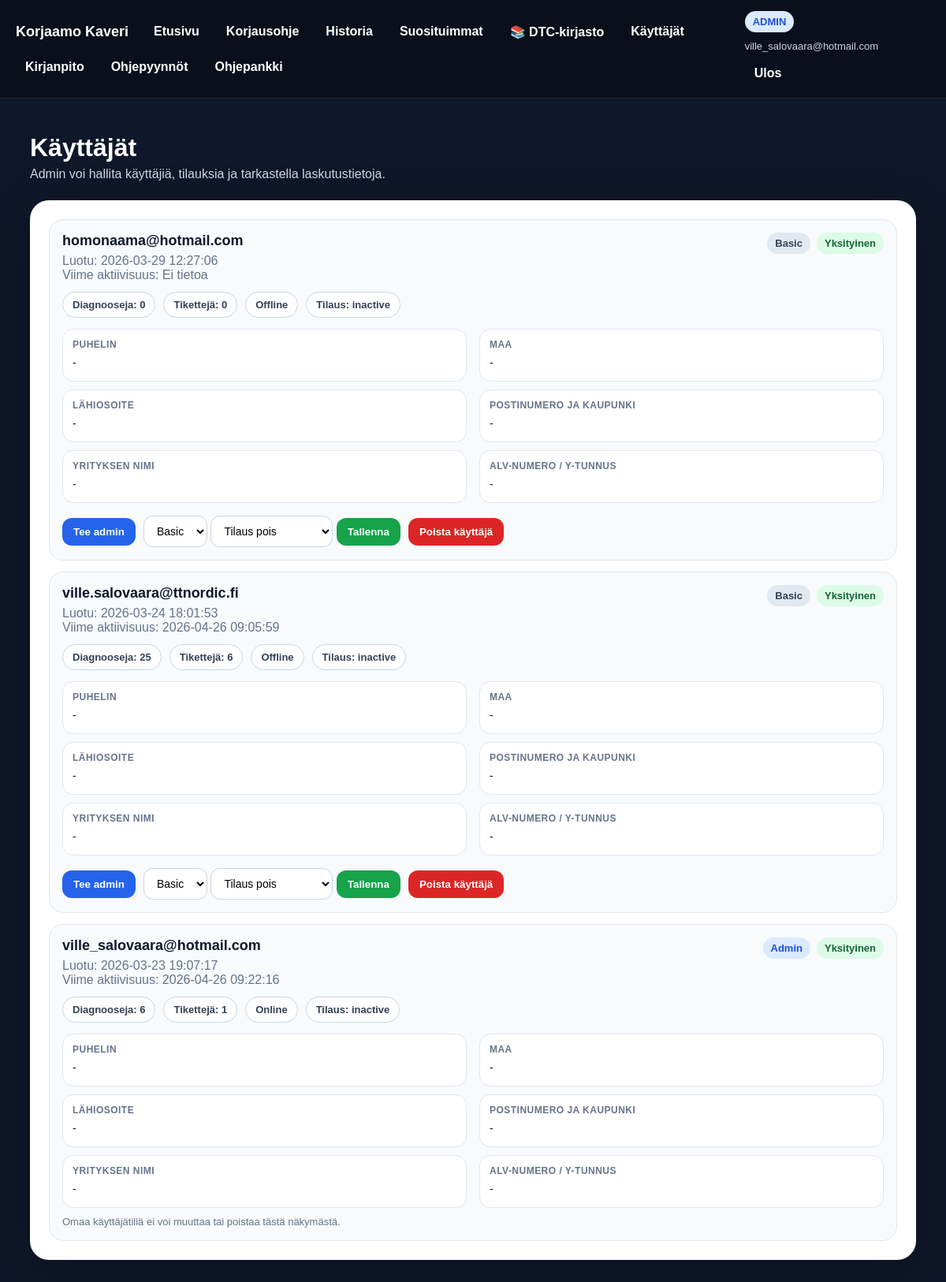
Page /admin/users (signed in) on the committed database.
### tables this page shows
CREATE TABLE users (
        id INTEGER PRIMARY KEY AUTOINCREMENT,
        email TEXT NOT NULL UNIQUE,
        password_hash TEXT NOT NULL,
        created_at DATETIME DEFAULT CURRENT_TIMESTAMP
    , is_admin INTEGER DEFAULT 0, last_active_at DATETIME, is_online INTEGER DEFAULT 0, account_type TEXT DEFAULT 'basic', subscription_status TEXT DEFAULT 'inactive', subscription_started_at DATETIME, subscription_expires_at DATETIME, full_name TEXT, phone TEXT, address_line1 TEXT, postal_code TEXT, city TEXT, country TEXT, customer_type TEXT DEFAULT 'private', company_name TEXT, vat_number TEXT);

### routes/admin_routes.py (the view)
@admin_bp.route("/admin/users")
@admin_required
def admin_users():
    return render_template("admin_users.html", users=get_all_users_with_stats())

### app.py (called while the page is built)
def create_app():
    init_db()
    app = Flask(__name__)
    app.config.from_object(Config)
    app.config["MAX_CONTENT_LENGTH"] = 10 * 1024 * 1024
    app.register_blueprint(admin_repair_guides_bp)
    app.register_blueprint(admin_bp)
    register_main_routes(app)
    register_auth_routes(app)
    register_history_routes(app)
    @app.context_processor
    def inject_user():
        return dict(current_user=get_current_user())
    @app.route("/")
    def home():
        return "Korjaamo Kaveri toimii 🚀"
    @app.route("/logged-out")
    def logged_out():
        return render_template_string(LOGOUT_PAGE)
    return app

### db_init.py (called while the page is built)
def get_connection():
    conn = sqlite3.connect(DB_PATH)
    conn.row_factory = sqlite3.Row
    return conn

### services/user_service.py (called while the page is built)
def get_user_by_id(user_id: int):
    conn = get_connection()
    cur = conn.cursor()
    cur.execute("SELECT * FROM users WHERE id = ?", (user_id,))
    user = cur.fetchone()
    conn.close()
    return user

### utils/auth.py (called while the page is built)
def get_current_user():
    user_id = session.get("user_id")
    if not user_id:
        return None
    return get_user_by_id(user_id)

### templates/admin_users.html (shortened to what this page needs)
{% extends "base.html" %}
{% block content %}
<div class="wrap">
    <div class="top">
        <h1>Käyttäjät</h1>
        <div class="top-subtitle">
            Admin voi hallita käyttäjiä, tilauksia ja tarkastella laskutustietoja.
        </div>
    </div>
    <div class="panel">
        {% if users %}
            <div class="user-list">
                {% for user in users %}
                    <div class="user-card">
                        <div class="row">
                            <div>
                                <div class="email">{{ user.email }}</div>
                                <div class="muted" style="margin-top:6px;">
                                    Luotu: {{ user.created_at }}<br>
                                    Viime aktiivisuus: {{ user.last_active_at or 'Ei tietoa' }}
                                </div>
                            </div>
                            <div style="display:flex; gap:8px; flex-wrap:wrap;">
                                {% if user.is_admin == 1 %}
                                    <span class="badge badge-admin">Admin</span>
                                {% elif (user.account_type or 'basic') == 'test' %}
                                    <span class="badge badge-test">Test</span>
                                {% else %}
                                    <span class="badge badge-basic">Basic</span>
                                {% endif %}
                                {% if (user.customer_type or 'private') == 'company' %}
                                    <span class="badge badge-company">Yritys</span>
                                {% else %}
                                    <span class="badge badge-private">Yksityinen</span>
                                {% endif %}
                            </div>
                        </div>
                        <div class="stats">
                            <div class="stat">Diagnooseja: {{ user.diagnosis_count or 0 }}</div>
                            <div class="stat">Tikettejä: {{ user.ticket_count or 0 }}</div>
                            <div class="stat">
                                {% if user.is_online == 1 %}
                                    Online
                                {% else %}
                                    Offline
                                {% endif %}
                            </div>
                            <div class="stat">Tilaus: {{ user.subscription_status or 'inactive' }}</div>
                        </div>
                        <div class="details-grid">
                            <div class="detail-box">
                                <div class="detail-label">Puhelin</div>
                                <div class="detail-value">{{ user.phone or '-' }}</div>
                            </div>
                            <div class="detail-box">
                                <div class="detail-label">Maa</div>
                                <div class="detail-value">{{ user.country or '-' }}</div>
                            </div>
                            <div class="detail-box">
                                <div class="detail-label">Lähiosoite</div>
                                <div class="detail-value">{{ user.address_line1 or '-' }}</div>
                            </div>
                            <div class="detail-box">
                                <div class="detail-label">Postinumero ja kaupunki</div>
                                <div class="detail-value">
                                    {% if user.postal_code or user.city %}
                                        {{ user.postal_code or '' }} {{ user.city or '' }}
                                    {% else %}
                                        -
                                    {% endif %}
                                </div>
                            </div>
                            <div class="detail-box">
                                <div class="detail-label">Yrityksen nimi</div>
                                <div class="detail-value">{{ user.company_name or '-' }}</div>
                            </div>
                            <div class="detail-box">
                                <div class="detail-label">ALV-numero / Y-tunnus</div>
                                <div class="detail-value">{{ user.vat_number or '-' }}</div>
                            </div>
                        </div>
                        {% if current_user.id != user.id %}
                            <div class="actions">
                                {% if user.is_admin == 0 %}
                                    <form method="POST" action="{{ url_for('admin.admin_make_user_admin', user_id=user.id) }}">
                                        <button class="btn btn-admin" type="submit">Tee admin</button>
                                    </form>
                                {% else %}
                                    <form method="POST" action="{{ url_for('admin.admin_make_user_basic', user_id=user.id) }}">
                                        <button class="btn btn-basic" type="submit">Poista admin</button>
                                    </form>
                                {% endif %}
                                <form method="POST" action="{{ url_for('admin.admin_set_account_type', user_id=user.id) }}">
                                    <select name="account_type">
                                        <option value="basic" {% if (user.account_type or 'basic') == 'basic' %}selected{% endif %}>Basic</option>
                                    </select>
                                    <select name="subscription_status">
                                        <option value="inactive" {% if (user.subscription_status or 'inactive') == 'inactive' %}selected{% endif %}>Tilaus pois</option>
                                    </select>
                                    <button class="btn btn-save" type="submit">Tallenna</button>
                                </form>
                                <form method="POST" action="{{ url_for('admin.admin_delete_user', user_id=user.id) }}" onsubmit="return confirm('Poistetaanko käyttäjä varmasti? Tämä poistaa myös käyttäjän tiketit, palautteet ja tokenit.');">
                                    <button class="btn btn-delete" type="submit">Poista käyttäjä</button>
                                </form>
                            </div>
                        {% else %}
                            <div class="disabled-note">
                                Omaa käyttäjätiliä ei voi muuttaa tai poistaa tästä näkymästä.
                            </div>
                        {% endif %}
                    </div>
                {% endfor %}
            </div>
        {% else %}
            <div class="muted">Käyttäjiä ei löytynyt.</div>
        {% endif %}
    </div>
</div>
{% endblock %}

### templates/base.html (shortened to what this page needs)
<!DOCTYPE html>
<html lang="fi">
<head>
</head>
<body>
<div class="nav">
    <div class="nav-left">
        <div class="brand">Korjaamo Kaveri</div>
        {% if current_user %}
            <a href="{{ url_for('app_home') }}">Etusivu</a>
            <a href="{{ url_for('order_repair_guide') }}">Korjausohje</a>
            <a href="{{ url_for('history') }}">Historia</a>
            <a href="{{ url_for('popular_repairs_page') }}">Suosituimmat</a>
            {% if current_user.is_admin == 1 %}
                <a href="{{ url_for('admin.admin') }}">📚 DTC-kirjasto</a>
                <a href="{{ url_for('admin.admin_users') }}">Käyttäjät</a>
                <a href="{{ url_for('admin.admin_accounting') }}">Kirjanpito</a>
                <a href="{{ url_for('admin_repair_guides.admin_repair_guide_requests') }}">Ohjepyynnöt</a>
                <a href="{{ url_for('admin_repair_guides.admin_repair_guides') }}">Ohjepankki</a>
            {% endif %}
        {% endif %}
    </div>
    <div class="nav-right">
        {% if current_user %}
            <span class="badge
                {% if current_user.is_admin == 1 %}
                    badge-admin
                {% elif current_user.account_type == 'test' %}
                    badge-test
                {% else %}
                    badge-basic
                {% endif %}
            ">
                {% if current_user.is_admin == 1 %}
                    ADMIN
                {% elif current_user.account_type == 'test' %}
                    TEST
                {% else %}
                    BASIC
                {% endif %}
            </span>
            <span style="font-size:13px; color:#cbd5e1;">
                {{ current_user.email }}
            </span>
            <a href="{{ url_for('logout') }}">Ulos</a>
        {% else %}
            <a href="{{ url_for('login') }}">Kirjaudu</a>
            <a href="{{ url_for('register') }}">Rekisteröidy</a>
        {% endif %}
    </div>
</div>
<div class="content">
    {% block content %}{% endblock %}
</div>
</body>
</html>

### templates/base.html (style rules this page uses)
body { margin: 0; font-family: Arial, sans-serif; background: #0f172a; color: white; }
.nav { display: flex; justify-content: space-between; align-items: center; padding: 14px 20px; background: rgba(0,0,0,0.35); border-bottom: 1px solid rgba(255,255,255,0.1); }
.nav-left, .nav-right { display: flex; align-items: center; gap: 10px; flex-wrap: wrap; }
.brand { font-size: 18px; font-weight: 800; margin-right: 10px; }
.nav a { color: white; text-decoration: none; font-weight: 700; padding: 8px 12px; border-radius: 10px; }
.badge { font-size: 12px; padding: 4px 8px; border-radius: 999px; font-weight: 700; }
.badge-admin { background: #dc2626; color: white; }
.badge-basic { background: #2563eb; color: white; }
.content { padding: 20px; }
.btn { display: inline-block; padding: 10px 14px; border-radius: 12px; background: #2563eb; color: white; text-decoration: none; font-weight: 700; }

### templates/admin_users.html (style rules this page uses)
.wrap { max-width: 1180px; margin: 0 auto; padding: 24px 18px 40px; }
.top { margin-bottom: 24px; }
.top h1 { color: white; margin: 0; }
.top-subtitle { color: #cbd5e1; margin-top: 6px; }
.panel { background: white; color: #0f172a; border-radius: 24px; padding: 24px; box-shadow: 0 20px 60px rgba(0,0,0,0.25); }
.user-list { display: grid; gap: 14px; }
.user-card { border: 1px solid #e2e8f0; background: #f8fafc; border-radius: 18px; padding: 16px; }
.row { display: flex; justify-content: space-between; align-items: flex-start; gap: 12px; flex-wrap: wrap; }
.email { font-size: 18px; font-weight: 800; }
.muted { color: #64748b; }
.details-grid { margin-top: 14px; display: grid; grid-template-columns: 1fr 1fr; gap: 10px 16px; }
.detail-box { background: white; border: 1px solid #e2e8f0; border-radius: 14px; padding: 12px; }
.detail-label { font-size: 12px; font-weight: 800; color: #64748b; text-transform: uppercase; letter-spacing: 0.04em; margin-bottom: 6px; }
.detail-value { font-size: 14px; color: #0f172a; line-height: 1.5; word-break: break-word; }
.badge { display: inline-block; padding: 6px 10px; border-radius: 999px; font-size: 13px; font-weight: 700; }
.badge-admin { background: #dbeafe; color: #1d4ed8; }
.badge-basic { background: #e2e8f0; color: #334155; }
.badge-private { background: #dcfce7; color: #166534; }
.stats { margin-top: 12px; display: flex; gap: 10px; flex-wrap: wrap; }
.stat { display: inline-flex; align-items: center; padding: 8px 12px; border-radius: 999px; background: white; border: 1px solid #cbd5e1; font-size: 13px; font-weight: 700; color: #334155; }
.actions { margin-top: 16px; display: flex; gap: 10px; flex-wrap: wrap; align-items: center; }
.actions form { margin: 0; }
.btn { border: none; padding: 10px 14px; border-radius: 12px; font-weight: 700; cursor: pointer; color: white; }
.btn-admin { background: #2563eb; }
.btn-delete { background: #dc2626; }
.btn-save { background: #16a34a; }
.disabled-note { margin-top: 10px; font-size: 13px; color: #64748b; }
select { padding: 10px 12px; border-radius: 12px; border: 1px solid #cbd5e1; background: white; font-size: 14px; }

### rows in the picture
users: email "ville_salovaara@hotmail.com", created_at "2026-03-23 19:07:17", last_active_at "2026-04-26 09:22:16", is_admin "Admin", customer_type "Yksityinen", diagnosis_count "6", ticket_count "1", is_online "Online", subscription_status "inactive", phone "-", country "-", address_line1 "-", company_name "-", vat_number "-", shows "Omaa käyttäjätiliä ei voi muuttaa tai poistaa tästä näkymästä."
users: email "homonaama@hotmail.com", created_at "2026-03-29 12:27:06", last_active_at "Ei tietoa", is_admin "Basic", customer_type "Yksityinen", diagnosis_count "0", ticket_count "0", is_online "Offline", subscription_status "inactive", phone "-", country "-", address_line1 "-", company_name "-", vat_number "-", account_type "Basic", subscription_status "Tilaus pois"
users: email "ville.salovaara@ttnordic.fi", created_at "2026-03-24 18:01:53", last_active_at "2026-04-26 09:05:59", is_admin "Basic", customer_type "Yksityinen", diagnosis_count "25", ticket_count "6", is_online "Offline", subscription_status "inactive", phone "-", country "-", address_line1 "-", company_name "-", vat_number "-", account_type "Basic", subscription_status "Tilaus pois"
